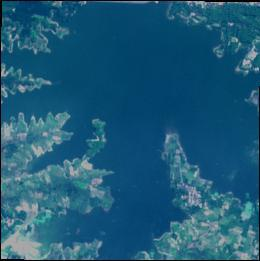
%> input picture Digital image processing systems (Project - MATLAB)/Images/water_body_7.jpg, 260 x 261 px
$ octave projekatmorf.m   (GNU Octave 9; MATLAB toolbox functions it lacks are replaced by stand-ins)
%> lines starting %> are read from the running program, lines starting %| are printed output that depends on the picture; in (x1, y1, x2, y2) boxes, pixels count from 0 and x2, y2 are one past the last pixel; in counts of white or black regions, pixels touching at a corner belong together; the program's own positions count from 1
clc
clear all
close all
x=imread('C:\Users\stefa\OneDrive\Радна површина\etf\SDOS\matlab vezbanje\water_body_7.jpg'); %%putanja
%> x is the input picture: size 261x260x3 uint8; mean R, G, B 29.9, 90, 120.1

I1=rgb2gray(x);
I12=imadjust(I1);

I2=imgaussfilt(x, 2);
I31=rgb2gray(I2);
I3=imadjust(I31);
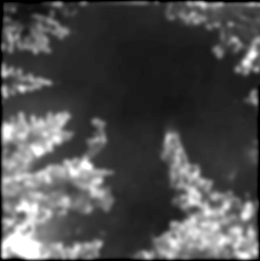
%> I3: size 261x260 uint8; min 0, max 255, mean 78.8

Ieq = adapthisteq(I1);
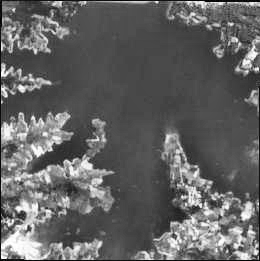
%> Ieq: size 261x260 uint8; min 0, max 255, mean 98.8

figure;
subplot(2,3,1); imshow(I1); title('rgb2gray Image');
subplot(2,3,2); imshow(I12); title('imadjust x');
subplot(2,3,3); imshow(Ieq); title('adapthisteq');
subplot(2,3,4); imhist(I1); title('rgb2gray');
subplot(2,3,5); imhist(I12); title('imadjust');
subplot(2,3,6); imhist(Ieq); title('adapthisteq');
%> after `title('adapthisteq')`:
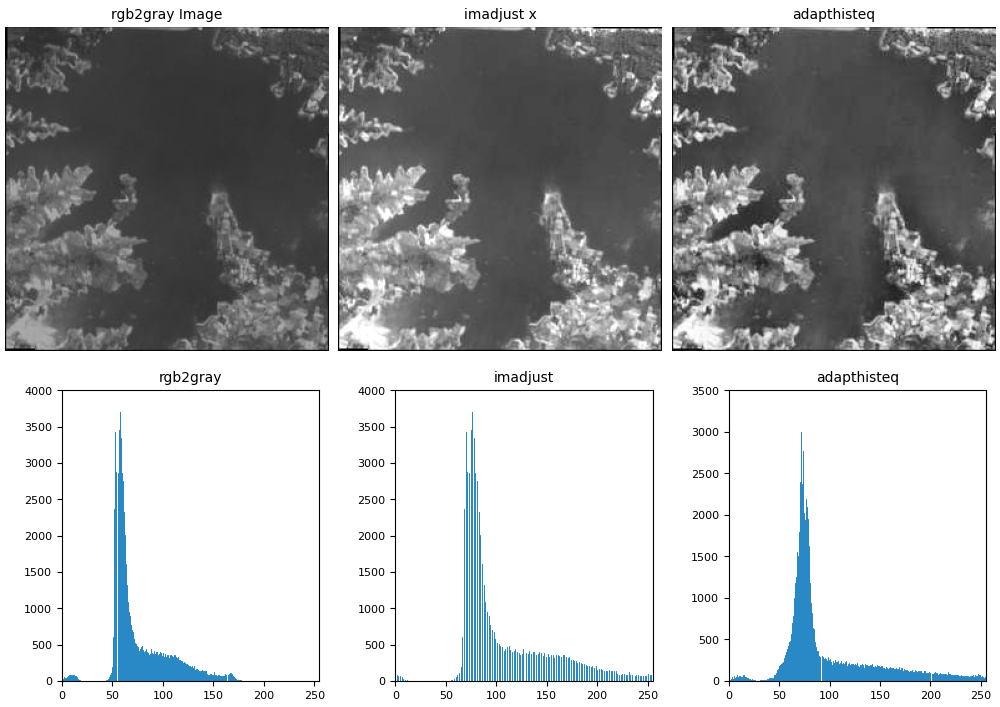
%> figure redrawn from the program's plot data, 6 panels
%impixelinfo;

E=rescale(entropyfilt(Ieq));
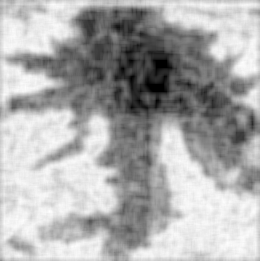
%> E: size 261x260 double; min 0, max 1, mean 0.675
binary_image=imbinarize(E,0.85);
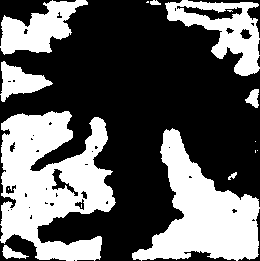
%> binary_image: size 261x260 logical; 38.1% white; 16 white regions (7 under 20 px), largest, box (x1, y1, x2, y2) and area: (0, 111, 116, 261) 10796, (132, 128, 260, 261) 7930, (165, 0, 260, 76) 3098
%figure; imshow(binary_image);
area_opened=bwareaopen(binary_image,1000);
%> area_opened: size 261x260 logical; 37.4% white; 5 white regions, box (x1, y1, x2, y2) and area: (0, 111, 116, 261) 10796, (132, 128, 260, 261) 7930, (165, 0, 260, 76) 3098, (0, 0, 88, 55) 2513, (0, 61, 53, 102) 1045
st=strel('square',5);
area_opened1=imclose(area_opened,st);
%> area_opened1: size 261x260 logical; 38.7% white; 5 white regions, box (x1, y1, x2, y2) and area: (0, 111, 116, 261) 11287, (132, 128, 260, 261) 8056, (165, 0, 260, 76) 3261, (0, 0, 88, 55) 2593, (0, 61, 53, 102) 1061
hole_filling=imfill(area_opened1,'holes');
%> hole_filling: size 261x260 logical; 39.5% white; 5 white regions, box (x1, y1, x2, y2) and area: (0, 111, 116, 261) 11406, (132, 128, 260, 261) 8056, (165, 0, 260, 76) 3676, (0, 0, 88, 55) 2593, (0, 61, 53, 102) 1061

etc_part=I1.*uint8(hole_filling);
water_part=I1.*uint8(~hole_filling);

peri=imdilate(bwperim(hole_filling),strel('disk',2));
%> peri: size 261x260 logical; 14% white; 5 white regions, box (x1, y1, x2, y2) and area: (0, 109, 118, 261) 3623, (130, 126, 260, 261) 2288, (163, 0, 260, 78) 1611, (0, 0, 90, 57) 1271, (0, 59, 55, 104) 708

figure;
subplot(2,3,1); imshow(E); title('entropyfilt');
subplot(2,3,2); imshow(binary_image); title('imbinarize');
subplot(2,3,3); imshow(area_opened); title('bwareaopen');
subplot(2,3,4); imshow(area_opened1); title('imclose');
subplot(2,3,5); imshow(hole_filling); title('imfill');
impixelinfo;

figure;
subplot(2,3,1); imshow(x); title('Original Image');
%subplot(2,3,2); imshow(I_sharpen); title('Sharpened Image');
subplot(2,3,3); imhist(E); title('entropyfilt');
subplot(2,3,4); imshow(etc_part); title('Ostalo');
subplot(2,3,5); imshow(water_part); title('Vodene povrsine');
subplot(2,3,6); imshow(labeloverlay(I1,peri,"Colormap",[1 1 0])); title('Granica');
%> after `imshow(labeloverlay(I1,peri,"Colormap",[1 1 0]))`:
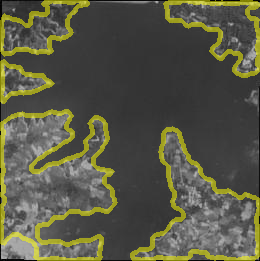
%> displayed picture: size 261x260x3, on the screen's scale of 0 to 255; mean R, G, B 87.9, 87.9, 70
impixelinfo;
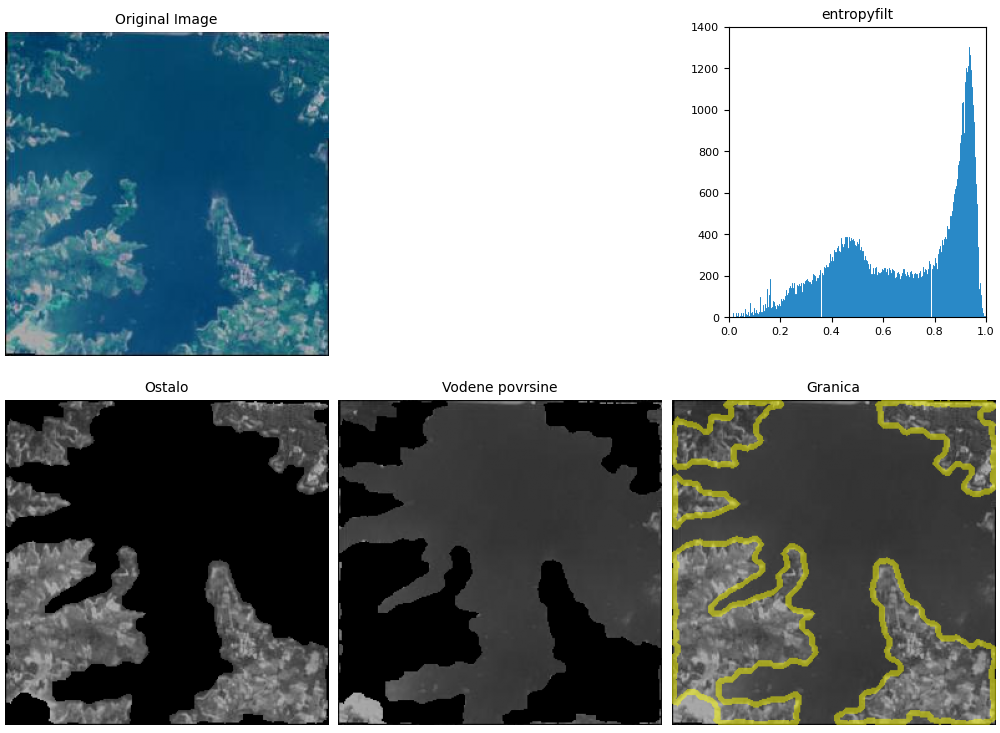
%> figure redrawn from the program's plot data, 5 panels

$ run again, with Digital image processing systems (Project - MATLAB)/Images/water_body_10.jpg copied over Digital image processing systems (Project - MATLAB)/Images/water_body_7.jpg
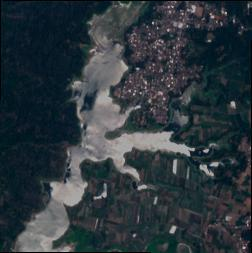
%> input picture Digital image processing systems (Project - MATLAB)/Images/water_body_10.jpg, 252 x 253 px
%> x is the input picture: size 253x252x3 uint8; mean R, G, B 45.3, 55.3, 61.2
%> `binary_image=imbinarize(E,0.85);`:
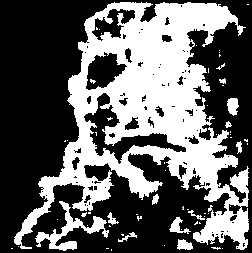
%> binary_image: size 253x252 logical; 38.5% white; 61 white regions (48 under 20 px), largest, box (x1, y1, x2, y2) and area: (14, 2, 249, 250) 22640, (35, 201, 109, 251) 952, (227, 98, 239, 116) 158
%> area_opened: size 253x252 logical; 35.5% white; 1 white region, box (x1, y1, x2, y2) and area: (14, 2, 249, 250) 22640
%> area_opened1: size 253x252 logical; 38.5% white; 1 white region, box (x1, y1, x2, y2) and area: (14, 2, 249, 250) 24548
%> hole_filling: size 253x252 logical; 45% white; 1 white region, box (x1, y1, x2, y2) and area: (14, 2, 249, 250) 28721
%> peri: size 253x252 logical; 11.3% white; 1 white region, box (x1, y1, x2, y2) and area: (12, 0, 251, 252) 7227
%> `imshow(labeloverlay(I1,peri,"Colormap",[1 1 0]))`:
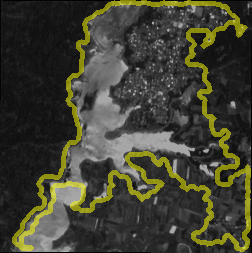
%> displayed picture: size 253x252x3, on the screen's scale of 0 to 255; mean R, G, B 64.6, 64.6, 50.2

$ run again, with Digital image processing systems (Project - MATLAB)/Images/water_body_3.jpg copied over Digital image processing systems (Project - MATLAB)/Images/water_body_7.jpg
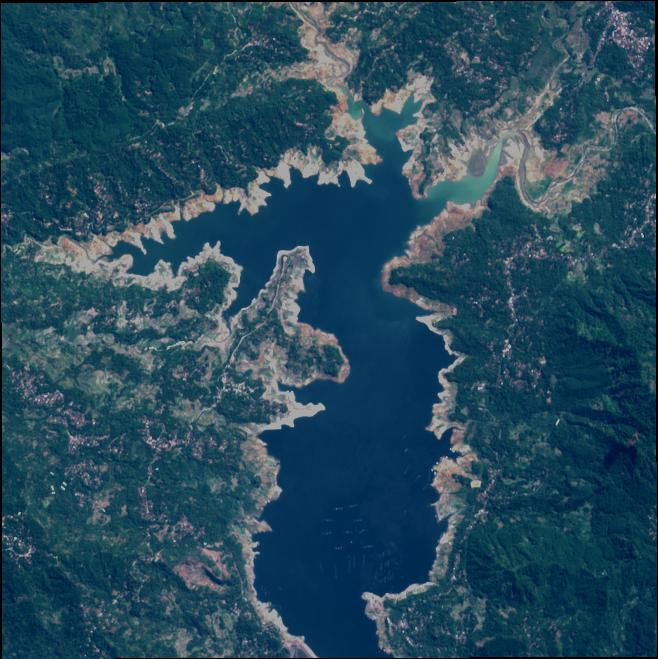
%> input picture Digital image processing systems (Project - MATLAB)/Images/water_body_3.jpg, 658 x 659 px
%> x is the input picture: size 659x658x3 uint8; mean R, G, B 39, 74.4, 92.6
%> `binary_image=imbinarize(E,0.85);`:
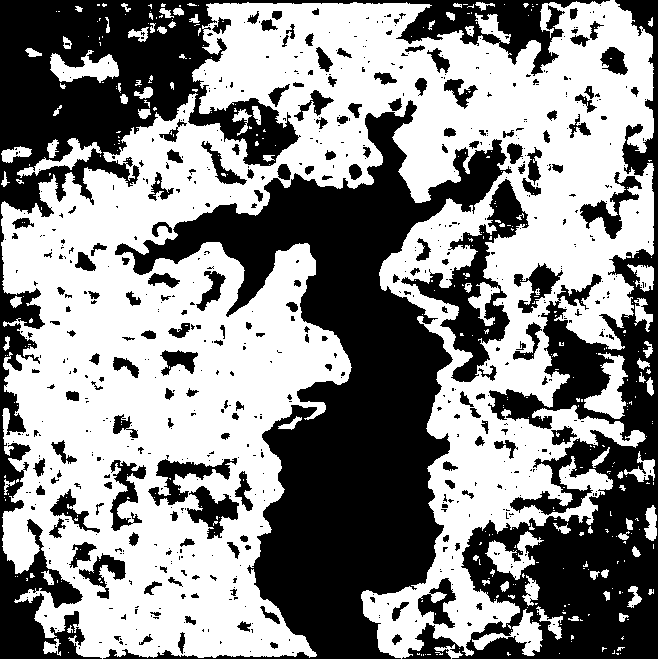
%> binary_image: size 659x658 logical; 54.7% white; 711 black regions (533 under 20 px), largest, box (x1, y1, x2, y2) and area: (103, 100, 512, 659) 72711, (0, 0, 610, 659) 48998, (402, 0, 658, 659) 42104
%> area_opened: size 659x658 logical; 52.5% white; 680 black regions (502 under 20 px), largest, box (x1, y1, x2, y2) and area: (103, 100, 512, 659) 72849, (0, 0, 610, 659) 53604, (402, 0, 658, 659) 46067
%> area_opened1: size 659x658 logical; 55.6% white; 150 black regions, largest, box (x1, y1, x2, y2) and area: (103, 101, 505, 659) 72148, (0, 0, 610, 659) 47191, (402, 0, 658, 659) 37355
%> hole_filling: size 659x658 logical; 63.9% white; 3 black regions, box (x1, y1, x2, y2) and area: (103, 101, 505, 659) 72148, (0, 0, 610, 659) 47191, (402, 0, 658, 659) 37300
%> peri: size 659x658 logical; 7.7% white; 3 white regions, box (x1, y1, x2, y2) and area: (0, 0, 656, 659) 31370, (48, 48, 121, 85) 993, (483, 529, 546, 582) 918
%> `imshow(labeloverlay(I1,peri,"Colormap",[1 1 0]))`:
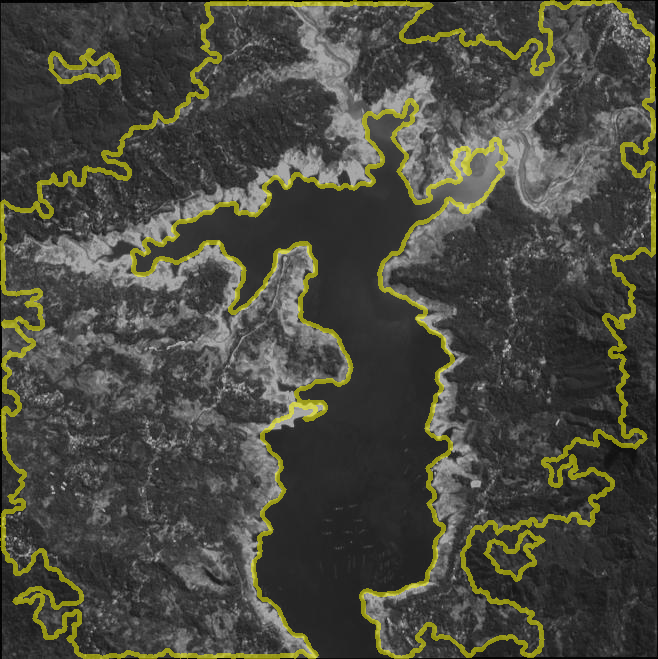
%> displayed picture: size 659x658x3, on the screen's scale of 0 to 255; mean R, G, B 73.2, 73.2, 63.5

$ run again, with Digital image processing systems (Project - MATLAB)/Images/water_body_8.jpg copied over Digital image processing systems (Project - MATLAB)/Images/water_body_7.jpg
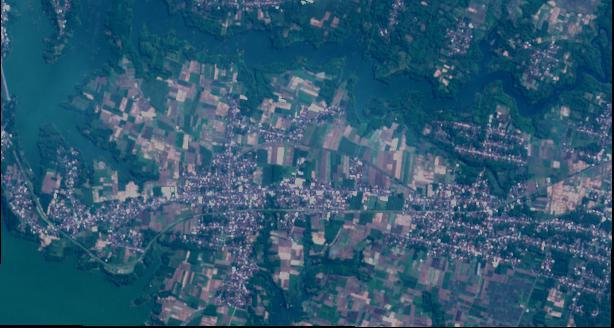
%> input picture Digital image processing systems (Project - MATLAB)/Images/water_body_8.jpg, 614 x 328 px
%> x is the input picture: size 328x614x3 uint8; mean R, G, B 47.8, 88.8, 113.8
%> binary_image: size 328x614 logical; 61.3% white; 333 black regions (218 under 20 px), largest, box (x1, y1, x2, y2) and area: (0, 0, 614, 328) 66188, (304, 258, 357, 290) 935, (253, 227, 291, 269) 649
%> area_opened: size 328x614 logical; 59.8% white; 325 black regions (210 under 20 px), largest, box (x1, y1, x2, y2) and area: (0, 0, 614, 328) 69278, (304, 258, 357, 290) 1012, (253, 227, 291, 269) 649
%> area_opened1: size 328x614 logical; 62.8% white; 83 black regions, largest, box (x1, y1, x2, y2) and area: (0, 0, 614, 328) 66980, (304, 258, 355, 289) 945, (143, 75, 166, 108) 478
%> hole_filling: size 328x614 logical; 66.8% white; 1 black region, box (x1, y1, x2, y2) and area: (0, 0, 614, 328) 66944
%> peri: size 328x614 logical; 9.3% white; 3 white regions, box (x1, y1, x2, y2) and area: (0, 26, 614, 328) 13816, (425, 0, 612, 96) 3194, (192, 0, 305, 41) 1780
%> `imshow(labeloverlay(I1,peri,"Colormap",[1 1 0]))`:
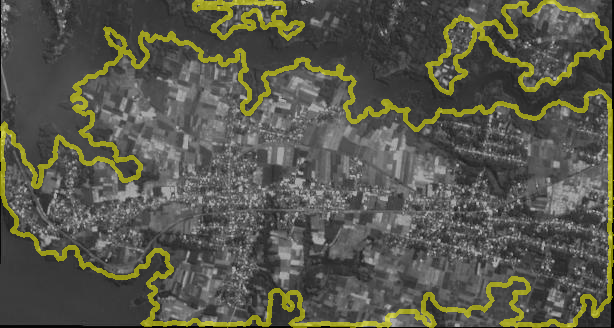
%> displayed picture: size 328x614x3, on the screen's scale of 0 to 255; mean R, G, B 88.2, 88.2, 76.3
